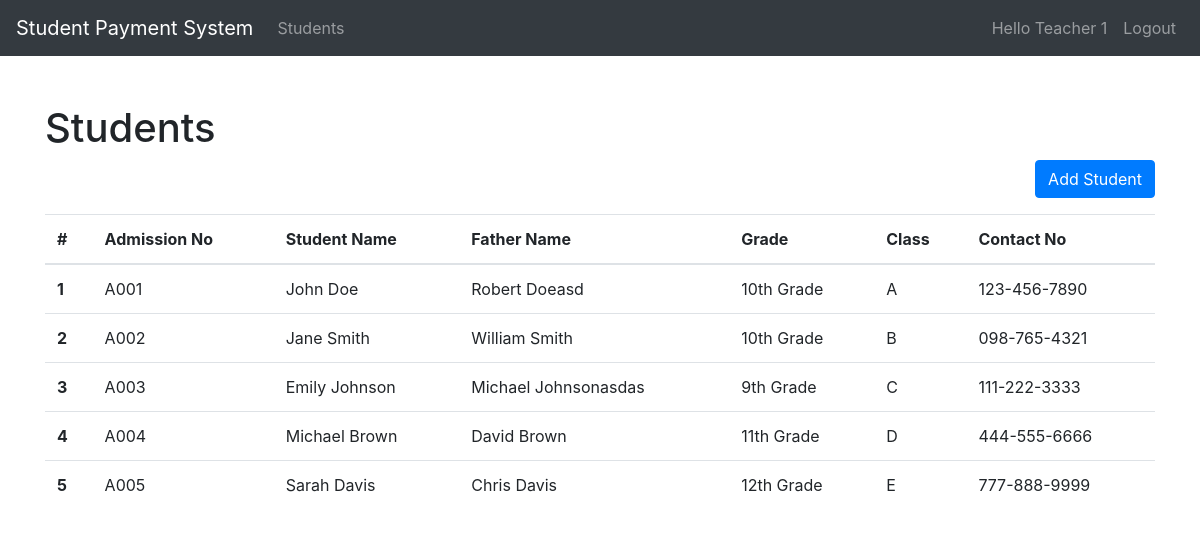
/students.php (signed in), run on the app's committed database.
### tables this page shows
CREATE TABLE `student` (
  `id` int(11) NOT NULL,
  `admission_no` varchar(50) NOT NULL,
  `student_name` varchar(100) NOT NULL,
  `father_name` varchar(100) DEFAULT NULL,
  `grade` varchar(10) DEFAULT NULL,
  `class` varchar(10) DEFAULT NULL,
  `contact_no` varchar(15) DEFAULT NULL
);

### students.php (the view, shortened to what this page needs)
<?php include('components/navbar.php'); ?>
<?php include('db/connect.php'); ?>
<div class="container mt-5">
    <h1>Students</h1>
    <div class="text-right mb-3">
        <button class="btn btn-primary" data-toggle="modal" data-target="#addModal">Add Student</button>
    </div>
    <table class="table">
        <thead>
            <tr>
                <th scope="col">#</th>
                <th scope="col">Admission No</th>
                <th scope="col">Student Name</th>
                <th scope="col">Father Name</th>
                <th scope="col">Grade</th>
                <th scope="col">Class</th>
                <th scope="col">Contact No</th>
            </tr>
        </thead>
        <tbody>
            <?php
            $sql = "SELECT * FROM Student";
            $result = $conn->query($sql);
            if ($result->num_rows > 0) {
                while ($row = $result->fetch_assoc()) {
                    echo "<tr>
                        <th scope='row'>" . $row["id"] . "</th>
                        <td>" . $row["admission_no"] . "</td>
                        <td>" . $row["student_name"] . "</td>
                        <td>" . $row["father_name"] . "</td>
                        <td>" . $row["grade"] . "</td>
                        <td>" . $row["class"] . "</td>
                        <td>" . $row["contact_no"] . "</td>
                    </tr>";
                }
            } else {
                echo "<tr><td colspan='8'>No records found</td></tr>";
            }
            ?>
        </tbody>
    </table>
</div>

### components/navbar.php (shortened to what this page needs)
<?php
$userName = isset($_SESSION['user_name']) ? $_SESSION['user_name'] : 'A';
?>
<!DOCTYPE html>
<html lang="en">
<head>
    <link rel="stylesheet" href="https://stackpath.bootstrapcdn.com/bootstrap/4.5.2/css/bootstrap.min.css">
    <link rel="stylesheet" href="assets/css/styles.css">
</head>
<body>
    <nav class="navbar navbar-expand-lg navbar-dark bg-dark fixed-top">
        <a class="navbar-brand" href="index.php">Student Payment System</a>
        <div class="collapse navbar-collapse" id="navbarNav">
            <ul class="navbar-nav mr-auto">
                <li class="nav-item">
                    <a class="nav-link" href="students.php">Students</a>
                </li>
            </ul>
            <ul class="navbar-nav">
                <li class="nav-item ">
                    <div class="nav-link">Hello <?php echo $userName; ?>
                    </div>
                </li>
                <li class="nav-item">
                    <a class="nav-link" href="logout.php">Logout</a>
                </li>
            </ul>
        </div>
    </nav>
</body>
</html>

### assets/css/styles.css (style rules this page uses)
body { padding-top: 56px; }

### data on the page
student: id "1", admission_no "A001", student_name "John Doe", father_name "Robert Doeasd", grade "10th Grade", class "A", contact_no "123-456-7890"
student: id "2", admission_no "A002", student_name "Jane Smith", father_name "William Smith", grade "10th Grade", class "B", contact_no "098-765-4321"
student: id "3", admission_no "A003", student_name "Emily Johnson", father_name "Michael Johnsonasdas", grade "9th Grade", class "C", contact_no "111-222-3333"
student: id "4", admission_no "A004", student_name "Michael Brown", father_name "David Brown", grade "11th Grade", class "D", contact_no "444-555-6666"
student: id "5", admission_no "A005", student_name "Sarah Davis", father_name "Chris Davis", grade "12th Grade", class "E", contact_no "777-888-9999"

### other printed values
$userName "Teacher 1"
